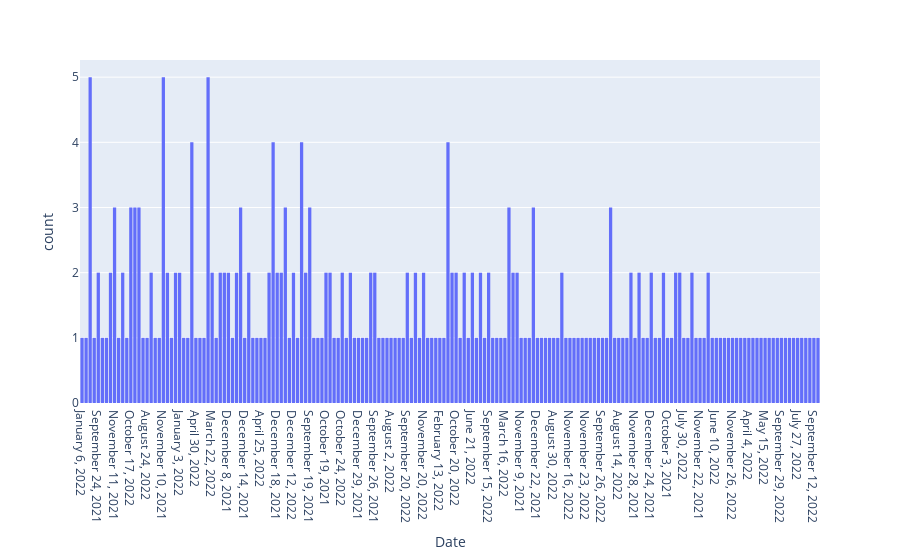

The code cell stored with this chart in its notebook:
### Code cell
fig1 = px.histogram(df1, x = 'Date')
fig1.show()

### Figure 1 — Plotly figure (JSON) as saved in the notebook; plotly's stock layout.template omitted (floating-point values rounded to 4 significant figures; data arrays with more than 128 entries replaced by an {"elided": "..."} marker saying what was removed)
{"data": [{"alignmentgroup": "True", "bingroup": "x", "hovertemplate": "Date=%{x}<br>count=%{y}<extra></extra>", "legendgroup": "", "marker": {"color": "#636efa", "pattern": {"shape": ""}}, "name": "", "offsetgroup": "", "orientation": "v", "showlegend": false, "type": "histogram", "x": {"elided": "270 str values"}, "xaxis": "x", "yaxis": "y"}], "layout": {"barmode": "relative", "legend": {"tracegroupgap": 0}, "margin": {"t": 60}, "xaxis": {"anchor": "y", "domain": [0, 1], "title": {"text": "Date"}}, "yaxis": {"anchor": "x", "domain": [0, 1], "title": {"text": "count"}}}}
